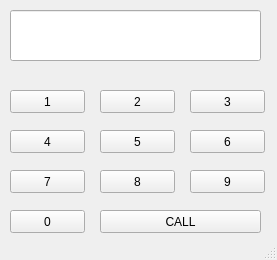
<?xml version="1.0" encoding="UTF-8"?>
<ui version="4.0">
 <class>MainWindow</class>
 <widget class="QMainWindow" name="MainWindow">
  <property name="geometry">
   <rect>
    <x>0</x>
    <y>0</y>
    <width>277</width>
    <height>260</height>
   </rect>
  </property>
  <property name="windowTitle">
   <string>MainWindow</string>
  </property>
  <widget class="QWidget" name="centralwidget">
   <widget class="QLineEdit" name="le">
    <property name="geometry">
     <rect>
      <x>10</x>
      <y>10</y>
      <width>251</width>
      <height>51</height>
     </rect>
    </property>
    <property name="alignment">
     <set>Qt::AlignRight|Qt::AlignTrailing|Qt::AlignVCenter</set>
    </property>
   </widget>
   <widget class="QPushButton" name="pb1">
    <property name="geometry">
     <rect>
      <x>10</x>
      <y>90</y>
      <width>75</width>
      <height>23</height>
     </rect>
    </property>
    <property name="text">
     <string>1</string>
    </property>
   </widget>
   <widget class="QPushButton" name="pb2">
    <property name="geometry">
     <rect>
      <x>100</x>
      <y>90</y>
      <width>75</width>
      <height>23</height>
     </rect>
    </property>
    <property name="text">
     <string>2</string>
    </property>
   </widget>
   <widget class="QPushButton" name="pb3">
    <property name="geometry">
     <rect>
      <x>190</x>
      <y>90</y>
      <width>75</width>
      <height>23</height>
     </rect>
    </property>
    <property name="text">
     <string>3</string>
    </property>
   </widget>
   <widget class="QPushButton" name="pb6">
    <property name="geometry">
     <rect>
      <x>190</x>
      <y>130</y>
      <width>75</width>
      <height>23</height>
     </rect>
    </property>
    <property name="text">
     <string>6</string>
    </property>
   </widget>
   <widget class="QPushButton" name="pb5">
    <property name="geometry">
     <rect>
      <x>100</x>
      <y>130</y>
      <width>75</width>
      <height>23</height>
     </rect>
    </property>
    <property name="text">
     <string>5</string>
    </property>
   </widget>
   <widget class="QPushButton" name="pb4">
    <property name="geometry">
     <rect>
      <x>10</x>
      <y>130</y>
      <width>75</width>
      <height>23</height>
     </rect>
    </property>
    <property name="text">
     <string>4</string>
    </property>
   </widget>
   <widget class="QPushButton" name="pb9">
    <property name="geometry">
     <rect>
      <x>190</x>
      <y>170</y>
      <width>75</width>
      <height>23</height>
     </rect>
    </property>
    <property name="text">
     <string>9</string>
    </property>
   </widget>
   <widget class="QPushButton" name="pb8">
    <property name="geometry">
     <rect>
      <x>100</x>
      <y>170</y>
      <width>75</width>
      <height>23</height>
     </rect>
    </property>
    <property name="text">
     <string>8</string>
    </property>
   </widget>
   <widget class="QPushButton" name="pb7">
    <property name="geometry">
     <rect>
      <x>10</x>
      <y>170</y>
      <width>75</width>
      <height>23</height>
     </rect>
    </property>
    <property name="text">
     <string>7</string>
    </property>
   </widget>
   <widget class="QPushButton" name="pbCall">
    <property name="geometry">
     <rect>
      <x>100</x>
      <y>210</y>
      <width>161</width>
      <height>23</height>
     </rect>
    </property>
    <property name="text">
     <string>CALL</string>
    </property>
   </widget>
   <widget class="QPushButton" name="pb0">
    <property name="geometry">
     <rect>
      <x>10</x>
      <y>210</y>
      <width>75</width>
      <height>23</height>
     </rect>
    </property>
    <property name="text">
     <string>0</string>
    </property>
   </widget>
  </widget>
  <widget class="QStatusBar" name="statusbar"/>
 </widget>
 <resources/>
 <connections/>
</ui>
